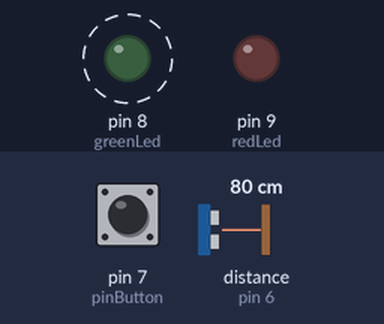
Simulated run of this sketch. Board: Arduino Uno, built for the host (arithmetic inside an expression is 32-bit, double 64-bit). Parts: output pins drawn as LEDs (lit = HIGH). Dashed ring = blinking. Inputs (shaded band) come from the test bench; at power-on: pin 7 (pinButton) LOW, distance to the obstacle (sensor on pin 6) 80 cm. The echo pulse lasts 58.3 µs per cm; the local clock reads 2024-03-15 10:24:30 at power-on unless the sketch sets it; storage starts empty; what the sketch prints to the serial monitor is not drawn.

Above: at 0.06 s.
Timing chart, 0 to 3.0 s (numbered marks = the images above):
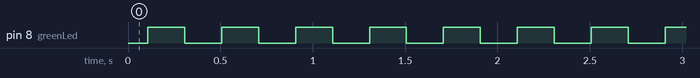

The sketch:

LoggerInUNO.ino
```cpp
//OBS: Se desligar os fios do MISO e do CS do Módulo SDcard, não acontece nada, isto é, é impossível de identificar o erro visualmente.
//OBS: D -> A4   C -> A5

#include <SPI.h>
#include <SD.h>
#include <EEPROM.h>       // Bibl. da Memória EEPROM
#include <Wire.h>         // Bibl. do RTC
#include "RTClib.h"

#include <NewPing.h>      // Bibl. para o Sensor Ultrassônico

RTC_DS1307 rtc;

const int chipSelect = 10;        // Pino conectado ao SC do Módulo SD.
const int redLed = 9;             // SDLed de Inicialização.
const int greenLed = 8;           // SDLed de Leitura do Arquivo.
const int pinButton = 7;          // pino do botão.
const int pinSonar_TRIGGER = 5;   // Pino Trig do sensor ultrassônico.
const int pinSonar_ECHO = 6;      // Pino Echo do sensor ultrassônico.
int i = 0;
//const int quantAnalogPin = 3;   // Quantidade de Pinos analógicos q irão receber os dados coletados pelos sensores.
const int posFile = 0;            // Váriável para guardar o endereço da Memória EEPROM à ser o número do último arquivo criado.
String fileName = String(EEPROM[posFile]) + "_BMB.txt";       // Variável que vai receber o nome do aquivo a ser salvo os dados.
String dataString;
String DATE;
long beginRunTime = millis();

//PINO DOS SENSORES
const int sonar_Echo = 6;
const int sonar_Trig = 5;

//MÉTODO PARA LER O CARTÃO SD:
void readSD() {
  while (true) {
    if (!SD.begin(chipSelect)) {
      Serial.println("O Cartão está ausente ou com defeito!");
      digitalWrite(redLed, HIGH);       // Acende o LED Vermelho
      digitalWrite(greenLed, LOW);      // Apaga o LED Verde
    } else break;
  }
}

//MÉTODO PARA CRIAR UM ARQUIVO NO CARTÃO SD APENAS QUANDO O BUTÃO FOR PRESSIONADO:
void createFile() {
  long beginTime = 0;
  long finalTime = 0;
  //EEPROM[posFile] = 0;                                  // Zera o Número dos Arquivos, apenas remova os cometários quando quiser zera-los.
  if (digitalRead(pinButton)) {                           // Isto é, se o botão for pressinado, ele executa:
    beginTime = millis();
    while (finalTime - beginTime < 2500) {
      blinkTwoLed();
      finalTime = millis();
    }
    EEPROM[posFile]++;                                    // Gera um novo Número para ser adicionado ao nome do arquivo date.
    fileName = String(EEPROM[posFile]) + "_BMB.txt";      // Atribui à variável o nome do arquivo a ser gerado.
    i = 0;                                                  // Para que possa escrever a data do arquivo quando executar o comando saveDatesSD();
  }
}

//MÉTODO PARA MONTAGEM DOS DADOS EM UMA VARIÁVEL:
void getDates() {
  dataString = ""; //Variável para montagem dos dados registrados

  rtcTime();

  //---------- Sensor de distância ultrassônico ----------//
  int maxDistance = 200;     //Distância máxima que o sensor pode alcançar.
  int distByte;
  int distCm;
  long distTime;

  NewPing sonar(pinSonar_TRIGGER, pinSonar_ECHO, maxDistance); //NewPing objeto('pino do Trig', 'pino do Echo', 'Distância máxima')
  delay(50);
  distByte = sonar.ping();
  distCm = sonar.ping_cm();
  distTime = millis() - beginRunTime;
  dataString += String(distByte) + ",";
  dataString += String(distCm) + ",";
  dataString += String(distTime);

  Serial.print("Ping: ");
  Serial.print(distByte);
  Serial.println("bytes");

  Serial.print("Ping: ");
  Serial.print(distCm);
  Serial.println("cm");
  //------------------------------------------------------//

  //Ler os sensores alocados ao arduino e converte-os em uma String:
  /*for(int analogPin = 0; analogPin < quantAnalogPin; analogPin++){
    int sensor = analogRead(analogPin);
    dataString += String(sensor);
    if(analogPin < (quantAnalogPin - 1)){
      dataString += ",";
    }
    }*/
}

//MÉTODO PARA SALVAR OS DADOS AQUISITADOS NO CARTÃO SD:
void saveDatesSD() {
  //Abrir o arquivo. Lembrando que apenas um arquivo pode ser aberto de cada vez,
  //então você precisa fechar o que está em uso antes de abrir um outro.
  File dataFile = SD.open(fileName, FILE_WRITE); //SD.open("NOME_DO_ARQUIVO", OQUE DESEJAS FAZER COM ELE)

  //Se o arquivo se encontra disponível, então escreva nele e acende o LED:
  if (dataFile && EEPROM[posFile] <= 254) {
    if (i == 0) {
      dataFile.print("DATA DO ARQUIVO:" );              //APENAS ESCREVE A DATA ATUAL NO ARQUIVO UMA SÓ VEZ.
      dataFile.println(DATE);
      i = 1;
    }
    dataFile.println(dataString);
    dataFile.close();
    Serial.println(dataString);         // Também printa na porta serial
    digitalWrite(greenLed, HIGH);       // Acende o LED Verde
    digitalWrite(redLed, LOW);          // Apaga o LED Vermelho
  } else {
    //Isto é, se o aquivo não abrir, mostra uma mensagem de ERRO e pisca o led:
    Serial.print("ERRO EM ABRIR O ARQUIVO "); Serial.println(fileName);
    digitalWrite(greenLed, LOW);
    if (EEPROM[posFile] > 254){
      while(true) {
        blinkOneLed(greenLed); // Piscar o LED Verde
      }
    }
  }
}

//MÉTODO QUE TRABALHA COM O TEMPO E DATA (MÓDULO RTC):
void rtcTime() {
  while (true) {
    if (rtc.begin() && !rtc.isrunning()) {         //Se o RTC iniciar e não estiver execultando, ele pisca os LEDs
      Serial.println("Módulo RTC não encontrado!");
      blinkOneLed(redLed);
      blinkOneLed(greenLed);
    } else break;
  }

  //rtc.adjust(DateTime(2020, 03, 10, 15, 38, 0));    //Ajustar data e hora
  DateTime nowTime = rtc.now();

  DATE = String(nowTime.day()) + "/" + String(nowTime.month()) + "/" + String(nowTime.year());
  String HOUR = String(nowTime.hour());
  String MINUTE = String(nowTime.minute());
  String SECOND = String(nowTime.second());
  dataString += HOUR + ":" + MINUTE + ":" + SECOND + ",";
  Serial.println(dataString);
}

//MÉTODO PARA PISCAR UM LED, TENDO COMO PARÂMETRO O PINO DO LED A SER PISCADO:
void blinkOneLed(int pinLed) {
  digitalWrite(pinLed, HIGH);
  delay(200);
  digitalWrite(pinLed, LOW);
  delay(200);
}

void blinkTwoLed() {
  digitalWrite(redLed, HIGH);
  digitalWrite(greenLed, HIGH);
  delay(100);
  digitalWrite(redLed, LOW);
  digitalWrite(greenLed, LOW);
  delay(100);
}

void setup() {

  //----INICIALIZANDO A PINAGEM----//
  pinMode(redLed, OUTPUT);
  pinMode(greenLed, OUTPUT);
  pinMode(pinButton, INPUT);
  Serial.begin(9600);
  //-------------------------------//

  Serial.print("Inicializando SD Card...");
  readSD();
  Serial.println("SD card Inicializado!");

}

void loop() {

  readSD();         //Ler o cartão SD.
  createFile();     //Cria um novo arquivo para salvar os dados caso o botão estiver presionado.
  getDates();       //Pega a váriável que guarda os dados obtidos pelos sensores.
  saveDatesSD();    //Salva os dados no cartão SD.

}
```

Measured:
- by itself, pin 8 (greenLed): alternates HIGH for 0.20 s and LOW for 0.20 s
